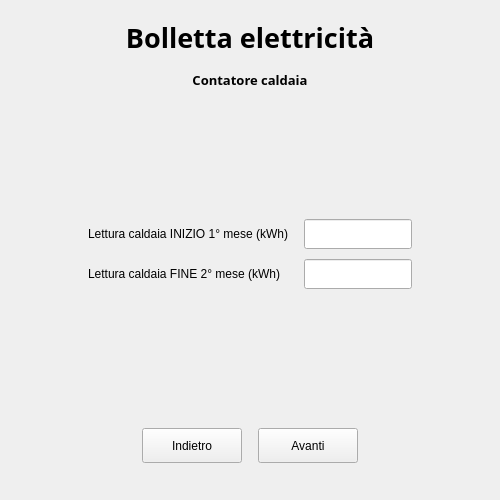
<?xml version="1.0" encoding="UTF-8"?>
<ui version="4.0">
 <class>electricityWindow</class>
 <widget class="QMainWindow" name="electricityWindow">
  <property name="geometry">
   <rect>
    <x>0</x>
    <y>0</y>
    <width>500</width>
    <height>500</height>
   </rect>
  </property>
  <property name="minimumSize">
   <size>
    <width>500</width>
    <height>500</height>
   </size>
  </property>
  <property name="maximumSize">
   <size>
    <width>500</width>
    <height>500</height>
   </size>
  </property>
  <property name="font">
   <font>
    <kerning>true</kerning>
   </font>
  </property>
  <property name="windowTitle">
   <string>BolletteCasa</string>
  </property>
  <property name="windowIcon">
   <iconset>
    <normaloff>BolletteCasa/src/assets/logo.ico</normaloff>BolletteCasa/src/assets/logo.ico</iconset>
  </property>
  <widget class="QWidget" name="electricityCentralWidget">
   <layout class="QVBoxLayout" name="verticalLayout_2">
    <item>
     <spacer name="electricityHeaderTopSpacer">
      <property name="orientation">
       <enum>Qt::Orientation::Vertical</enum>
      </property>
      <property name="sizeType">
       <enum>QSizePolicy::Policy::Fixed</enum>
      </property>
      <property name="sizeHint" stdset="0">
       <size>
        <width>20</width>
        <height>10</height>
       </size>
      </property>
     </spacer>
    </item>
    <item>
     <widget class="QLabel" name="electricityWindowTitleLabel">
      <property name="font">
       <font>
        <family>Asap</family>
        <pointsize>20</pointsize>
        <bold>true</bold>
        <kerning>false</kerning>
        <hintingpreference>PreferNoHinting</hintingpreference>
       </font>
      </property>
      <property name="text">
       <string>Bolletta elettricità</string>
      </property>
      <property name="alignment">
       <set>Qt::AlignmentFlag::AlignCenter</set>
      </property>
      <property name="indent">
       <number>-1</number>
      </property>
     </widget>
    </item>
    <item>
     <widget class="QStackedWidget" name="electricityStackedWidget">
      <property name="minimumSize">
       <size>
        <width>0</width>
        <height>0</height>
       </size>
      </property>
      <property name="font">
       <font>
        <pointsize>9</pointsize>
        <kerning>true</kerning>
       </font>
      </property>
      <property name="lineWidth">
       <number>1</number>
      </property>
      <property name="currentIndex">
       <number>1</number>
      </property>
      <widget class="QWidget" name="generalDataPage">
       <layout class="QVBoxLayout" name="verticalLayout_4">
        <item>
         <widget class="QLabel" name="label_14">
          <property name="font">
           <font>
            <family>Asap</family>
            <pointsize>10</pointsize>
            <bold>true</bold>
            <kerning>true</kerning>
            <hintingpreference>PreferNoHinting</hintingpreference>
           </font>
          </property>
          <property name="text">
           <string>Dati generali</string>
          </property>
          <property name="alignment">
           <set>Qt::AlignmentFlag::AlignCenter</set>
          </property>
         </widget>
        </item>
        <item>
         <spacer name="generalDataTitleBottomSpacer">
          <property name="orientation">
           <enum>Qt::Orientation::Vertical</enum>
          </property>
          <property name="sizeHint" stdset="0">
           <size>
            <width>20</width>
            <height>40</height>
           </size>
          </property>
         </spacer>
        </item>
        <item>
         <widget class="QWidget" name="generalDataFormContainer" native="true">
          <layout class="QHBoxLayout" name="horizontalLayout_5">
           <item>
            <spacer name="generalDataLeftSpacer">
             <property name="orientation">
              <enum>Qt::Orientation::Horizontal</enum>
             </property>
             <property name="sizeHint" stdset="0">
              <size>
               <width>40</width>
               <height>20</height>
              </size>
             </property>
            </spacer>
           </item>
           <item>
            <layout class="QFormLayout" name="generalDataFormLayout">
             <property name="horizontalSpacing">
              <number>15</number>
             </property>
             <property name="verticalSpacing">
              <number>10</number>
             </property>
             <item row="0" column="0">
              <widget class="QLabel" name="totalAmountLabel">
               <property name="minimumSize">
                <size>
                 <width>0</width>
                 <height>30</height>
                </size>
               </property>
               <property name="font">
                <font>
                 <pointsize>9</pointsize>
                 <kerning>true</kerning>
                </font>
               </property>
               <property name="text">
                <string>Importo totale energia (€)</string>
               </property>
              </widget>
             </item>
             <item row="0" column="1">
              <widget class="QLineEdit" name="totalAmountLineEdit">
               <property name="minimumSize">
                <size>
                 <width>0</width>
                 <height>30</height>
                </size>
               </property>
              </widget>
             </item>
             <item row="1" column="0">
              <widget class="QLabel" name="totalConsumptionLabel">
               <property name="minimumSize">
                <size>
                 <width>0</width>
                 <height>30</height>
                </size>
               </property>
               <property name="font">
                <font>
                 <pointsize>9</pointsize>
                 <kerning>true</kerning>
                </font>
               </property>
               <property name="text">
                <string>Consumo totale energia (kWh)</string>
               </property>
              </widget>
             </item>
             <item row="1" column="1">
              <widget class="QLineEdit" name="totalConsumptionLineEdit">
               <property name="minimumSize">
                <size>
                 <width>0</width>
                 <height>30</height>
                </size>
               </property>
              </widget>
             </item>
             <item row="2" column="0">
              <widget class="QLabel" name="groundFloorPeopleLabel">
               <property name="minimumSize">
                <size>
                 <width>0</width>
                 <height>30</height>
                </size>
               </property>
               <property name="font">
                <font>
                 <pointsize>9</pointsize>
                 <kerning>true</kerning>
                </font>
               </property>
               <property name="text">
                <string>Numero persone piano TERRA</string>
               </property>
              </widget>
             </item>
             <item row="2" column="1">
              <widget class="QSpinBox" name="groundFloorPeopleSpinBox">
               <property name="minimumSize">
                <size>
                 <width>0</width>
                 <height>30</height>
                </size>
               </property>
              </widget>
             </item>
             <item row="3" column="0">
              <widget class="QLabel" name="firstFloorPeopleLabel">
               <property name="minimumSize">
                <size>
                 <width>0</width>
                 <height>30</height>
                </size>
               </property>
               <property name="font">
                <font>
                 <pointsize>9</pointsize>
                 <kerning>true</kerning>
                </font>
               </property>
               <property name="text">
                <string>Numero persone PRIMO piano</string>
               </property>
              </widget>
             </item>
             <item row="3" column="1">
              <widget class="QSpinBox" name="firstFloorPeopleSpinBox">
               <property name="minimumSize">
                <size>
                 <width>0</width>
                 <height>30</height>
                </size>
               </property>
              </widget>
             </item>
            </layout>
           </item>
           <item>
            <spacer name="generalDataRightSpacer">
             <property name="orientation">
              <enum>Qt::Orientation::Horizontal</enum>
             </property>
             <property name="sizeHint" stdset="0">
              <size>
               <width>40</width>
               <height>20</height>
              </size>
             </property>
            </spacer>
           </item>
          </layout>
         </widget>
        </item>
        <item>
         <spacer name="generalDataFormBottomSpacer">
          <property name="orientation">
           <enum>Qt::Orientation::Vertical</enum>
          </property>
          <property name="sizeType">
           <enum>QSizePolicy::Policy::Expanding</enum>
          </property>
          <property name="sizeHint" stdset="0">
           <size>
            <width>20</width>
            <height>20</height>
           </size>
          </property>
         </spacer>
        </item>
        <item>
         <layout class="QHBoxLayout" name="generalDataNavigationLayout">
          <property name="leftMargin">
           <number>9</number>
          </property>
          <property name="topMargin">
           <number>9</number>
          </property>
          <property name="rightMargin">
           <number>9</number>
          </property>
          <property name="bottomMargin">
           <number>9</number>
          </property>
          <item>
           <spacer name="generalDataNavLeftSpacer">
            <property name="orientation">
             <enum>Qt::Orientation::Horizontal</enum>
            </property>
            <property name="sizeType">
             <enum>QSizePolicy::Policy::Expanding</enum>
            </property>
            <property name="sizeHint" stdset="0">
             <size>
              <width>50</width>
              <height>20</height>
             </size>
            </property>
           </spacer>
          </item>
          <item>
           <widget class="QPushButton" name="generalDataBackButton">
            <property name="sizePolicy">
             <sizepolicy hsizetype="Fixed" vsizetype="Fixed">
              <horstretch>0</horstretch>
              <verstretch>0</verstretch>
             </sizepolicy>
            </property>
            <property name="minimumSize">
             <size>
              <width>100</width>
              <height>35</height>
             </size>
            </property>
            <property name="text">
             <string>Torna al menu</string>
            </property>
           </widget>
          </item>
          <item>
           <spacer name="generalDataNavCenterSpacer">
            <property name="orientation">
             <enum>Qt::Orientation::Horizontal</enum>
            </property>
            <property name="sizeType">
             <enum>QSizePolicy::Policy::Fixed</enum>
            </property>
            <property name="sizeHint" stdset="0">
             <size>
              <width>10</width>
              <height>20</height>
             </size>
            </property>
           </spacer>
          </item>
          <item>
           <widget class="QPushButton" name="generalDataNextButton">
            <property name="sizePolicy">
             <sizepolicy hsizetype="Fixed" vsizetype="Fixed">
              <horstretch>0</horstretch>
              <verstretch>0</verstretch>
             </sizepolicy>
            </property>
            <property name="minimumSize">
             <size>
              <width>100</width>
              <height>35</height>
             </size>
            </property>
            <property name="text">
             <string>Avanti</string>
            </property>
           </widget>
          </item>
          <item>
           <spacer name="generalDataNavRightSpacer">
            <property name="orientation">
             <enum>Qt::Orientation::Horizontal</enum>
            </property>
            <property name="sizeHint" stdset="0">
             <size>
              <width>40</width>
              <height>20</height>
             </size>
            </property>
           </spacer>
          </item>
         </layout>
        </item>
        <item>
         <spacer name="generalDataBottomSpacer">
          <property name="orientation">
           <enum>Qt::Orientation::Vertical</enum>
          </property>
          <property name="sizeType">
           <enum>QSizePolicy::Policy::Fixed</enum>
          </property>
          <property name="sizeHint" stdset="0">
           <size>
            <width>20</width>
            <height>10</height>
           </size>
          </property>
         </spacer>
        </item>
       </layout>
      </widget>
      <widget class="QWidget" name="boilerReadingsPage">
       <layout class="QVBoxLayout" name="verticalLayout_5">
        <item>
         <widget class="QLabel" name="boilerReadingsSectionTitleLabel">
          <property name="font">
           <font>
            <family>Asap</family>
            <pointsize>10</pointsize>
            <bold>true</bold>
            <kerning>true</kerning>
            <hintingpreference>PreferNoHinting</hintingpreference>
           </font>
          </property>
          <property name="text">
           <string>Contatore caldaia</string>
          </property>
          <property name="alignment">
           <set>Qt::AlignmentFlag::AlignCenter</set>
          </property>
         </widget>
        </item>
        <item>
         <spacer name="boilerReadingsTitleBottomSpacer">
          <property name="orientation">
           <enum>Qt::Orientation::Vertical</enum>
          </property>
          <property name="sizeType">
           <enum>QSizePolicy::Policy::Expanding</enum>
          </property>
          <property name="sizeHint" stdset="0">
           <size>
            <width>20</width>
            <height>20</height>
           </size>
          </property>
         </spacer>
        </item>
        <item>
         <widget class="QWidget" name="boilerReadingsFormContainer" native="true">
          <layout class="QHBoxLayout" name="horizontalLayout_4">
           <item>
            <spacer name="boilerReadingsLeftSpacer">
             <property name="orientation">
              <enum>Qt::Orientation::Horizontal</enum>
             </property>
             <property name="sizeHint" stdset="0">
              <size>
               <width>40</width>
               <height>20</height>
              </size>
             </property>
            </spacer>
           </item>
           <item>
            <layout class="QFormLayout" name="boilerReadingsFormLayout">
             <property name="horizontalSpacing">
              <number>15</number>
             </property>
             <property name="verticalSpacing">
              <number>10</number>
             </property>
             <item row="0" column="0">
              <widget class="QLabel" name="boilerStartReadingLabel">
               <property name="minimumSize">
                <size>
                 <width>0</width>
                 <height>30</height>
                </size>
               </property>
               <property name="text">
                <string>Lettura caldaia INIZIO 1° mese (kWh)</string>
               </property>
              </widget>
             </item>
             <item row="0" column="1">
              <widget class="QLineEdit" name="boilerStartReadingLineEdit">
               <property name="minimumSize">
                <size>
                 <width>0</width>
                 <height>30</height>
                </size>
               </property>
              </widget>
             </item>
             <item row="1" column="0">
              <widget class="QLabel" name="boilerEndReadingLabel">
               <property name="minimumSize">
                <size>
                 <width>0</width>
                 <height>30</height>
                </size>
               </property>
               <property name="text">
                <string>Lettura caldaia FINE 2° mese (kWh)</string>
               </property>
              </widget>
             </item>
             <item row="1" column="1">
              <widget class="QLineEdit" name="boilerEndReadingLineEdit">
               <property name="minimumSize">
                <size>
                 <width>0</width>
                 <height>30</height>
                </size>
               </property>
              </widget>
             </item>
            </layout>
           </item>
           <item>
            <spacer name="boilerReadingsRightSpacer">
             <property name="orientation">
              <enum>Qt::Orientation::Horizontal</enum>
             </property>
             <property name="sizeHint" stdset="0">
              <size>
               <width>40</width>
               <height>20</height>
              </size>
             </property>
            </spacer>
           </item>
          </layout>
         </widget>
        </item>
        <item>
         <spacer name="boilerReadingsFormBottomSpacer">
          <property name="orientation">
           <enum>Qt::Orientation::Vertical</enum>
          </property>
          <property name="sizeType">
           <enum>QSizePolicy::Policy::Expanding</enum>
          </property>
          <property name="sizeHint" stdset="0">
           <size>
            <width>20</width>
            <height>20</height>
           </size>
          </property>
         </spacer>
        </item>
        <item>
         <widget class="QWidget" name="boilerReadingsNavigationContainer" native="true">
          <layout class="QHBoxLayout" name="horizontalLayout_9">
           <item>
            <spacer name="boilerReadingsNavLeftSpacer">
             <property name="orientation">
              <enum>Qt::Orientation::Horizontal</enum>
             </property>
             <property name="sizeType">
              <enum>QSizePolicy::Policy::Expanding</enum>
             </property>
             <property name="sizeHint" stdset="0">
              <size>
               <width>102</width>
               <height>20</height>
              </size>
             </property>
            </spacer>
           </item>
           <item>
            <widget class="QPushButton" name="boilerReadingsBackButton">
             <property name="sizePolicy">
              <sizepolicy hsizetype="Fixed" vsizetype="Fixed">
               <horstretch>0</horstretch>
               <verstretch>0</verstretch>
              </sizepolicy>
             </property>
             <property name="minimumSize">
              <size>
               <width>100</width>
               <height>35</height>
              </size>
             </property>
             <property name="text">
              <string>Indietro</string>
             </property>
            </widget>
           </item>
           <item>
            <spacer name="boilerReadingsNavCenterSpacer">
             <property name="orientation">
              <enum>Qt::Orientation::Horizontal</enum>
             </property>
             <property name="sizeType">
              <enum>QSizePolicy::Policy::Fixed</enum>
             </property>
             <property name="sizeHint" stdset="0">
              <size>
               <width>10</width>
               <height>20</height>
              </size>
             </property>
            </spacer>
           </item>
           <item>
            <widget class="QPushButton" name="boilerReadingsNextButton">
             <property name="sizePolicy">
              <sizepolicy hsizetype="Fixed" vsizetype="Fixed">
               <horstretch>0</horstretch>
               <verstretch>0</verstretch>
              </sizepolicy>
             </property>
             <property name="minimumSize">
              <size>
               <width>100</width>
               <height>35</height>
              </size>
             </property>
             <property name="text">
              <string>Avanti</string>
             </property>
            </widget>
           </item>
           <item>
            <spacer name="boilerReadingsNavRightSpacer">
             <property name="orientation">
              <enum>Qt::Orientation::Horizontal</enum>
             </property>
             <property name="sizeHint" stdset="0">
              <size>
               <width>101</width>
               <height>20</height>
              </size>
             </property>
            </spacer>
           </item>
          </layout>
         </widget>
        </item>
        <item>
         <spacer name="boilerReadingsBottomSpacer">
          <property name="orientation">
           <enum>Qt::Orientation::Vertical</enum>
          </property>
          <property name="sizeType">
           <enum>QSizePolicy::Policy::Fixed</enum>
          </property>
          <property name="sizeHint" stdset="0">
           <size>
            <width>20</width>
            <height>10</height>
           </size>
          </property>
         </spacer>
        </item>
       </layout>
      </widget>
      <widget class="QWidget" name="controlUnitPage">
       <layout class="QVBoxLayout" name="verticalLayout">
        <item>
         <widget class="QLabel" name="controlUnitSectionTitleLabel">
          <property name="font">
           <font>
            <family>Asap</family>
            <pointsize>10</pointsize>
            <bold>true</bold>
            <kerning>true</kerning>
            <hintingpreference>PreferNoHinting</hintingpreference>
           </font>
          </property>
          <property name="text">
           <string>Dati di consumo</string>
          </property>
          <property name="alignment">
           <set>Qt::AlignmentFlag::AlignCenter</set>
          </property>
         </widget>
        </item>
        <item>
         <spacer name="controlUnitTitleBottomSpacer">
          <property name="orientation">
           <enum>Qt::Orientation::Vertical</enum>
          </property>
          <property name="sizeHint" stdset="0">
           <size>
            <width>20</width>
            <height>81</height>
           </size>
          </property>
         </spacer>
        </item>
        <item>
         <widget class="QWidget" name="controlUnitFormContainer" native="true">
          <layout class="QHBoxLayout" name="horizontalLayout_7">
           <item>
            <spacer name="controlUnitLeftSpacer">
             <property name="orientation">
              <enum>Qt::Orientation::Horizontal</enum>
             </property>
             <property name="sizeHint" stdset="0">
              <size>
               <width>40</width>
               <height>20</height>
              </size>
             </property>
            </spacer>
           </item>
           <item>
            <layout class="QFormLayout" name="controlUnitFormLayout">
             <property name="horizontalSpacing">
              <number>15</number>
             </property>
             <property name="verticalSpacing">
              <number>10</number>
             </property>
             <item row="0" column="0">
              <widget class="QLabel" name="controlUnitModeLabel">
               <property name="minimumSize">
                <size>
                 <width>0</width>
                 <height>30</height>
                </size>
               </property>
               <property name="text">
                <string>Modalità centralina</string>
               </property>
              </widget>
             </item>
             <item row="0" column="1">
              <widget class="QComboBox" name="controlUnitModeComboBox">
               <property name="minimumSize">
                <size>
                 <width>0</width>
                 <height>30</height>
                </size>
               </property>
               <item>
                <property name="text">
                 <string>Riscaldamento</string>
                </property>
               </item>
               <item>
                <property name="text">
                 <string>Raffrescamento</string>
                </property>
               </item>
              </widget>
             </item>
             <item row="1" column="0">
              <widget class="QLabel" name="groundFloorInitialKcalLabel">
               <property name="minimumSize">
                <size>
                 <width>0</width>
                 <height>30</height>
                </size>
               </property>
               <property name="text">
                <string>Lettura INIZIALE piano TERRA (kCal)</string>
               </property>
              </widget>
             </item>
             <item row="1" column="1">
              <widget class="QLineEdit" name="groundFloorInitialKcalLineEdit">
               <property name="minimumSize">
                <size>
                 <width>0</width>
                 <height>30</height>
                </size>
               </property>
              </widget>
             </item>
             <item row="2" column="0">
              <widget class="QLabel" name="groundFloorFinalKcalLabel">
               <property name="minimumSize">
                <size>
                 <width>0</width>
                 <height>30</height>
                </size>
               </property>
               <property name="text">
                <string>Lettura FINALE piano TERRA (kCal)</string>
               </property>
              </widget>
             </item>
             <item row="2" column="1">
              <widget class="QLineEdit" name="groundFloorFinalKcalLineEdit">
               <property name="minimumSize">
                <size>
                 <width>0</width>
                 <height>30</height>
                </size>
               </property>
              </widget>
             </item>
             <item row="3" column="0">
              <widget class="QLabel" name="firstFloorInitialKcalLabel">
               <property name="minimumSize">
                <size>
                 <width>0</width>
                 <height>30</height>
                </size>
               </property>
               <property name="text">
                <string>Lettura INIZIALE PRIMO piano (kCal)</string>
               </property>
              </widget>
             </item>
             <item row="3" column="1">
              <widget class="QLineEdit" name="firstFloorInitialKcalLineEdit">
               <property name="minimumSize">
                <size>
                 <width>0</width>
                 <height>30</height>
                </size>
               </property>
              </widget>
             </item>
             <item row="4" column="0">
              <widget class="QLabel" name="firstFloorFinalKcalLabel">
               <property name="minimumSize">
                <size>
                 <width>0</width>
                 <height>30</height>
                </size>
               </property>
               <property name="text">
                <string>Lettura FINALE PRIMO piano (kCal)</string>
               </property>
              </widget>
             </item>
             <item row="4" column="1">
              <widget class="QLineEdit" name="firstFloorFinalKcalLineEdit">
               <property name="minimumSize">
                <size>
                 <width>0</width>
                 <height>30</height>
                </size>
               </property>
              </widget>
             </item>
            </layout>
           </item>
           <item>
            <spacer name="controlUnitRightSpacer">
             <property name="orientation">
              <enum>Qt::Orientation::Horizontal</enum>
             </property>
             <property name="sizeHint" stdset="0">
              <size>
               <width>40</width>
               <height>20</height>
              </size>
             </property>
            </spacer>
           </item>
          </layout>
         </widget>
        </item>
        <item>
         <spacer name="controlUnitFormBottomSpacer">
          <property name="orientation">
           <enum>Qt::Orientation::Vertical</enum>
          </property>
          <property name="sizeHint" stdset="0">
           <size>
            <width>20</width>
            <height>68</height>
           </size>
          </property>
         </spacer>
        </item>
        <item>
         <widget class="QWidget" name="controlUnitNavigationContainer" native="true">
          <layout class="QHBoxLayout" name="horizontalLayout_6">
           <item>
            <spacer name="controlUnitNavLeftSpacer">
             <property name="orientation">
              <enum>Qt::Orientation::Horizontal</enum>
             </property>
             <property name="sizeType">
              <enum>QSizePolicy::Policy::Expanding</enum>
             </property>
             <property name="sizeHint" stdset="0">
              <size>
               <width>92</width>
               <height>20</height>
              </size>
             </property>
            </spacer>
           </item>
           <item>
            <widget class="QPushButton" name="controlUnitBackButton">
             <property name="sizePolicy">
              <sizepolicy hsizetype="Fixed" vsizetype="Fixed">
               <horstretch>0</horstretch>
               <verstretch>0</verstretch>
              </sizepolicy>
             </property>
             <property name="minimumSize">
              <size>
               <width>100</width>
               <height>35</height>
              </size>
             </property>
             <property name="text">
              <string>Indietro</string>
             </property>
            </widget>
           </item>
           <item>
            <spacer name="controlUnitNavCenterSpacer">
             <property name="orientation">
              <enum>Qt::Orientation::Horizontal</enum>
             </property>
             <property name="sizeType">
              <enum>QSizePolicy::Policy::Fixed</enum>
             </property>
             <property name="sizeHint" stdset="0">
              <size>
               <width>10</width>
               <height>20</height>
              </size>
             </property>
            </spacer>
           </item>
           <item>
            <widget class="QPushButton" name="controlUnitNextButton">
             <property name="sizePolicy">
              <sizepolicy hsizetype="Fixed" vsizetype="Fixed">
               <horstretch>0</horstretch>
               <verstretch>0</verstretch>
              </sizepolicy>
             </property>
             <property name="minimumSize">
              <size>
               <width>100</width>
               <height>35</height>
              </size>
             </property>
             <property name="text">
              <string>Avanti</string>
             </property>
            </widget>
           </item>
           <item>
            <spacer name="controlUnitNavRightSpacer">
             <property name="orientation">
              <enum>Qt::Orientation::Horizontal</enum>
             </property>
             <property name="sizeHint" stdset="0">
              <size>
               <width>93</width>
               <height>20</height>
              </size>
             </property>
            </spacer>
           </item>
          </layout>
         </widget>
        </item>
        <item>
         <spacer name="controlUnitBottomSpacer">
          <property name="orientation">
           <enum>Qt::Orientation::Vertical</enum>
          </property>
          <property name="sizeType">
           <enum>QSizePolicy::Policy::Fixed</enum>
          </property>
          <property name="sizeHint" stdset="0">
           <size>
            <width>20</width>
            <height>10</height>
           </size>
          </property>
         </spacer>
        </item>
       </layout>
      </widget>
      <widget class="QWidget" name="resultsPage">
       <layout class="QVBoxLayout" name="verticalLayout_7">
        <item>
         <widget class="QLabel" name="resultsSectionTitleLabel">
          <property name="font">
           <font>
            <family>Asap</family>
            <pointsize>10</pointsize>
            <italic>false</italic>
            <bold>true</bold>
            <underline>false</underline>
            <strikeout>false</strikeout>
            <kerning>true</kerning>
            <hintingpreference>PreferNoHinting</hintingpreference>
           </font>
          </property>
          <property name="text">
           <string>Risultati finali</string>
          </property>
          <property name="alignment">
           <set>Qt::AlignmentFlag::AlignCenter</set>
          </property>
         </widget>
        </item>
        <item>
         <spacer name="resultsTitleBottomSpacer">
          <property name="orientation">
           <enum>Qt::Orientation::Vertical</enum>
          </property>
          <property name="sizeHint" stdset="0">
           <size>
            <width>20</width>
            <height>40</height>
           </size>
          </property>
         </spacer>
        </item>
        <item>
         <widget class="QWidget" name="resultsSummaryContainer" native="true">
          <layout class="QHBoxLayout" name="horizontalLayout_8">
           <item>
            <spacer name="resultsSummaryLeftSpacer">
             <property name="orientation">
              <enum>Qt::Orientation::Horizontal</enum>
             </property>
             <property name="sizeHint" stdset="0">
              <size>
               <width>40</width>
               <height>20</height>
              </size>
             </property>
            </spacer>
           </item>
           <item>
            <widget class="QLabel" name="resultsSummaryLabel">
             <property name="frameShape">
              <enum>QFrame::Shape::NoFrame</enum>
             </property>
             <property name="text">
              <string>Consumo caldaia: 50 kWh
Consumo piano terra: 250 kWh
Costo per kWh: 0.40 €
Totale piano terra: 80 €
Totale primo piano: 40 €</string>
             </property>
             <property name="alignment">
              <set>Qt::AlignmentFlag::AlignLeading|Qt::AlignmentFlag::AlignLeft|Qt::AlignmentFlag::AlignVCenter</set>
             </property>
             <property name="wordWrap">
              <bool>true</bool>
             </property>
            </widget>
           </item>
           <item>
            <spacer name="resultsSummaryRightSpacer">
             <property name="orientation">
              <enum>Qt::Orientation::Horizontal</enum>
             </property>
             <property name="sizeHint" stdset="0">
              <size>
               <width>40</width>
               <height>20</height>
              </size>
             </property>
            </spacer>
           </item>
          </layout>
         </widget>
        </item>
        <item>
         <spacer name="resultsSummaryBottomSpacer">
          <property name="orientation">
           <enum>Qt::Orientation::Vertical</enum>
          </property>
          <property name="sizeType">
           <enum>QSizePolicy::Policy::Fixed</enum>
          </property>
          <property name="sizeHint" stdset="0">
           <size>
            <width>20</width>
            <height>5</height>
           </size>
          </property>
         </spacer>
        </item>
        <item>
         <widget class="QWidget" name="resultsDetailsContainer" native="true">
          <layout class="QHBoxLayout" name="horizontalLayout_12">
           <item>
            <spacer name="resultsDetailsLeftSpacer">
             <property name="orientation">
              <enum>Qt::Orientation::Horizontal</enum>
             </property>
             <property name="sizeType">
              <enum>QSizePolicy::Policy::Fixed</enum>
             </property>
             <property name="sizeHint" stdset="0">
              <size>
               <width>20</width>
               <height>20</height>
              </size>
             </property>
            </spacer>
           </item>
           <item>
            <widget class="QPlainTextEdit" name="resultsDetailsPlainTextEdit">
             <property name="minimumSize">
              <size>
               <width>0</width>
               <height>150</height>
              </size>
             </property>
             <property name="maximumSize">
              <size>
               <width>16777215</width>
               <height>16777215</height>
              </size>
             </property>
             <property name="readOnly">
              <bool>true</bool>
             </property>
             <property name="plainText">
              <string>=== RIPARTIZIONE FINALE BOLLETTA ELETTRICITÀ ===

=== EQUAZIONI BASE ===
Consumo caldaia = kWh fine - kWh inizio = 150 - 100 = 50
Consumo piano terra = totale - caldaia = 300 - 50 = 250
Costo per kWh = importo totale / consumo totale
              = 120 / 300 = 0.40 €/kWh

=== RIPARTIZIONE COSTO CALDAIA ===
Costo caldaia = 50 * 0.40 = 20 €

=== CALCOLI FINALI ===
Totale piano terra = ...
Totale primo piano = ...</string>
             </property>
            </widget>
           </item>
           <item>
            <spacer name="resultsDetailsRightSpacer">
             <property name="orientation">
              <enum>Qt::Orientation::Horizontal</enum>
             </property>
             <property name="sizeType">
              <enum>QSizePolicy::Policy::Fixed</enum>
             </property>
             <property name="sizeHint" stdset="0">
              <size>
               <width>20</width>
               <height>20</height>
              </size>
             </property>
            </spacer>
           </item>
          </layout>
         </widget>
        </item>
        <item>
         <spacer name="resultsDetailsBottomSpacer">
          <property name="orientation">
           <enum>Qt::Orientation::Vertical</enum>
          </property>
          <property name="sizeHint" stdset="0">
           <size>
            <width>20</width>
            <height>40</height>
           </size>
          </property>
         </spacer>
        </item>
        <item>
         <widget class="QWidget" name="resultsActionsContainer" native="true">
          <layout class="QHBoxLayout" name="horizontalLayout_10">
           <item>
            <spacer name="resultsActionsLeftSpacer">
             <property name="orientation">
              <enum>Qt::Orientation::Horizontal</enum>
             </property>
             <property name="sizeType">
              <enum>QSizePolicy::Policy::Expanding</enum>
             </property>
             <property name="sizeHint" stdset="0">
              <size>
               <width>102</width>
               <height>20</height>
              </size>
             </property>
            </spacer>
           </item>
           <item>
            <widget class="QPushButton" name="resultsBackButton">
             <property name="sizePolicy">
              <sizepolicy hsizetype="Fixed" vsizetype="Fixed">
               <horstretch>0</horstretch>
               <verstretch>0</verstretch>
              </sizepolicy>
             </property>
             <property name="minimumSize">
              <size>
               <width>100</width>
               <height>35</height>
              </size>
             </property>
             <property name="text">
              <string>Torna al menu</string>
             </property>
            </widget>
           </item>
           <item>
            <spacer name="resultsActionsCenterSpacer">
             <property name="orientation">
              <enum>Qt::Orientation::Horizontal</enum>
             </property>
             <property name="sizeType">
              <enum>QSizePolicy::Policy::Fixed</enum>
             </property>
             <property name="sizeHint" stdset="0">
              <size>
               <width>10</width>
               <height>20</height>
              </size>
             </property>
            </spacer>
           </item>
           <item>
            <widget class="QPushButton" name="exportPdfButton">
             <property name="sizePolicy">
              <sizepolicy hsizetype="Fixed" vsizetype="Fixed">
               <horstretch>0</horstretch>
               <verstretch>0</verstretch>
              </sizepolicy>
             </property>
             <property name="minimumSize">
              <size>
               <width>100</width>
               <height>35</height>
              </size>
             </property>
             <property name="text">
              <string>Esporta PDF</string>
             </property>
            </widget>
           </item>
           <item>
            <spacer name="resultsActionsRightSpacer">
             <property name="orientation">
              <enum>Qt::Orientation::Horizontal</enum>
             </property>
             <property name="sizeHint" stdset="0">
              <size>
               <width>101</width>
               <height>20</height>
              </size>
             </property>
            </spacer>
           </item>
          </layout>
         </widget>
        </item>
        <item>
         <spacer name="resultsBottomSpacer">
          <property name="orientation">
           <enum>Qt::Orientation::Vertical</enum>
          </property>
          <property name="sizeType">
           <enum>QSizePolicy::Policy::Fixed</enum>
          </property>
          <property name="sizeHint" stdset="0">
           <size>
            <width>20</width>
            <height>10</height>
           </size>
          </property>
         </spacer>
        </item>
       </layout>
      </widget>
     </widget>
    </item>
   </layout>
  </widget>
 </widget>
 <resources/>
 <connections/>
</ui>
